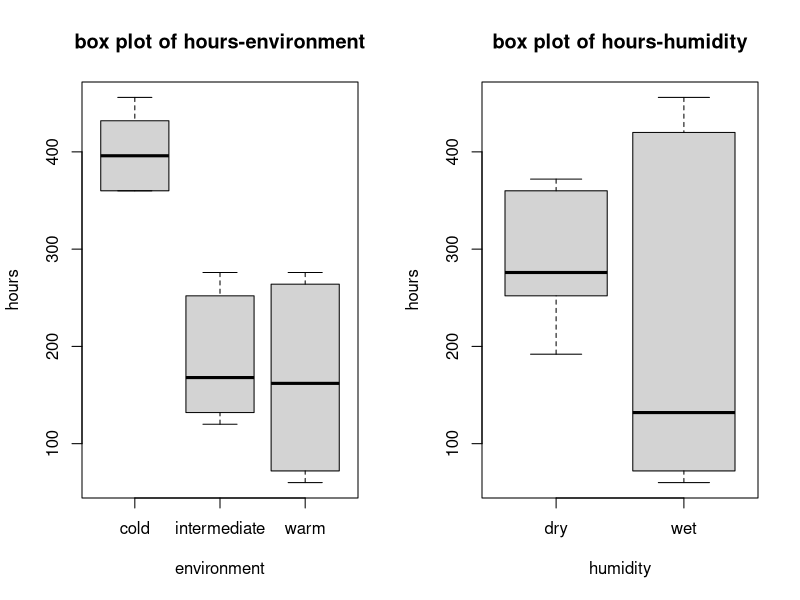
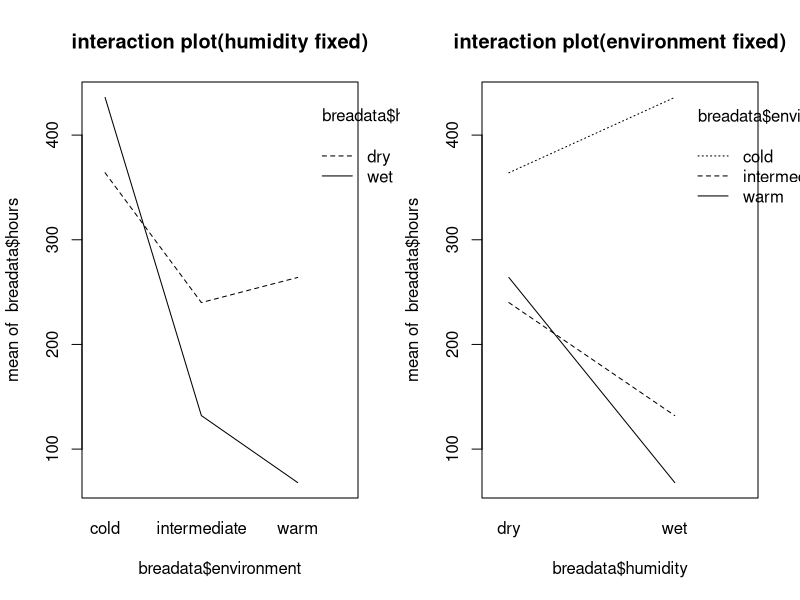
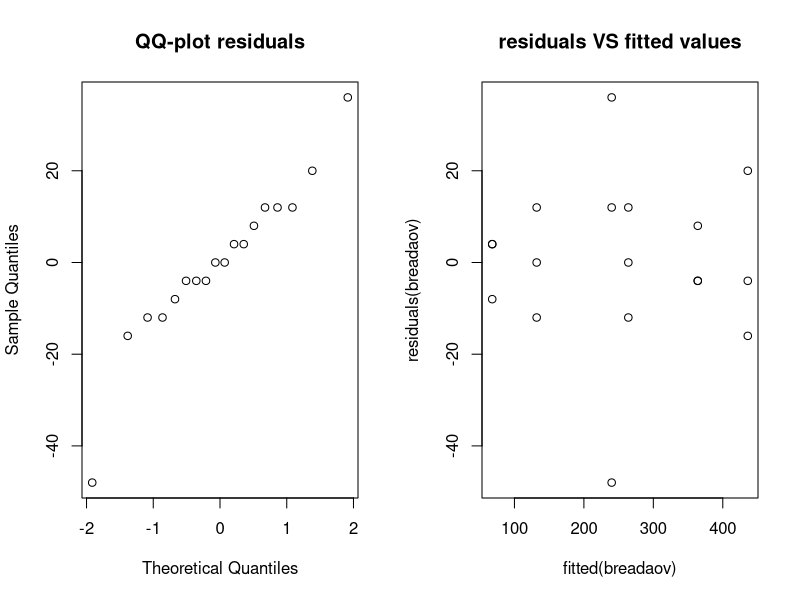
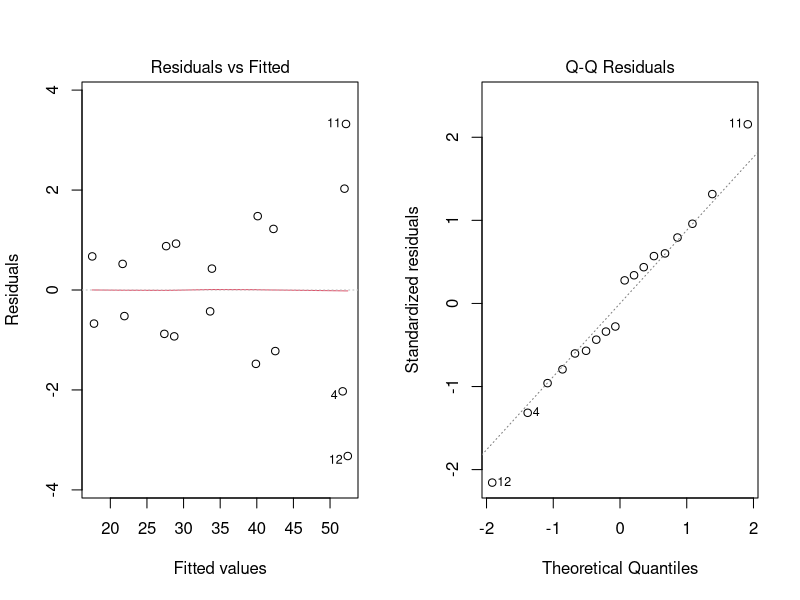

Reproduce these figures in R, in order.
## ---- chunk 1
options(tinytex.verbose = TRUE)
## ---- chunk 2
I=3; J=2; N=3
rbind(rep(1:I,each=N*J),rep(1:J,N*I),sample(1:(N*I*J)))
## ---- chunk 3
breadata=read.table(file="bread.txt",header=TRUE);par(mfrow=c(1,2))
boxplot(hours~environment,data=breadata, main="box plot of hours-environment")
boxplot(hours~humidity, data=breadata,main="box plot of hours-humidity")
interaction.plot(breadata$environment,breadata$humidity,breadata$hours, main="interaction plot(humidity fixed)")
interaction.plot(breadata$humidity,breadata$environment,breadata$hours, main="interaction plot(environment fixed)")
## ---- chunk 4
breadaov=lm(hours~environment*humidity, data = breadata); anova(breadaov)
## ---- chunk 5
summary(breadaov)
## ---- chunk 6
par(mfrow=c(1,2));qqnorm(residuals(breadaov), main="QQ-plot residuals"); plot(fitted(breadaov),residuals(breadaov), main="residuals VS fitted values")
## ---- chunk 7
cow=read.table(file="cow.txt",header=TRUE)
cow$id=factor(cow$id); cow$per=factor(cow$per)
aovcow=lm(milk~treatment+id,data=cow); anova(aovcow)
par(mfrow=c(1,2));plot(aovcow,1);plot(aovcow,2)
## ---- chunk 8
cowlm=lm(milk~treatment+per+id,data=cow); anova(cowlm);summary(cowlm)
## ---- chunk 9
library("lme4")
cowlmer=lmer(milk~treatment+order+per+(1|id),REML=FALSE, data = cow);summary(cowlmer)
cowlmer1 = lmer(milk~order+per+(1|id),REML=FALSE, data = cow)
anova(cowlmer,cowlmer1)
## ---- chunk 10
attach(cow)
t.test(milk[treatment=="A"],milk[treatment=="B"],paired=TRUE)
